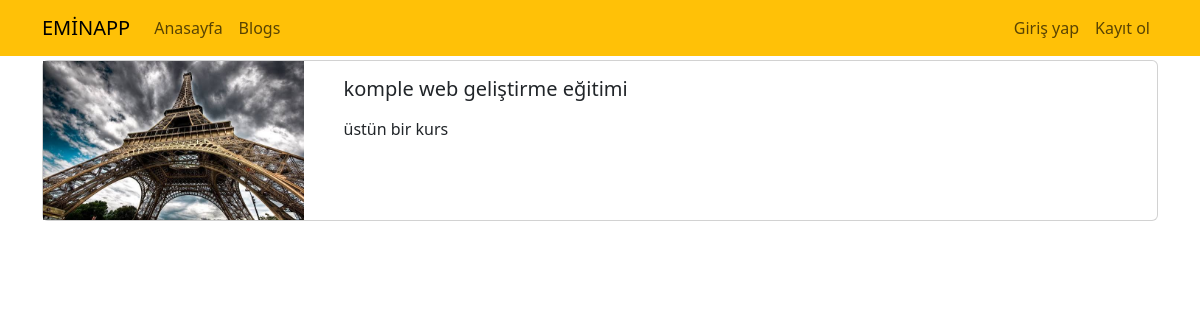
Page /blogs/komple-web-gelistirme-egitimi on the committed database.
### blogapp/blog/models.py (models this page shows, shortened)
class Blog(models.Model):
    title = models.CharField(max_length=200)
    image = models.ImageField(upload_to="blogs")
    description = RichTextField()
    is_active = models.BooleanField(default=False)
    is_home = models.BooleanField(default=False)
    slug = models.SlugField(null=False, blank=True,
                            unique=True, db_index=True, editable=False)
    categories = models.ManyToManyField(Category, blank=True)

### blogapp/blog/views.py (the view)
# urls.py: path('blogs/<slug:slug>', views.blogs_details, name="blogs_details"),
def blogs_details(request, slug):
    blog = Blog.objects.get(slug=slug)
    return render(request, 'blogs-details.html', {
        "blog": blog
    })

### blogapp/blog/templates/blogs-details.html (shortened to what this page needs)
{% extends "base.html" %}
{% block content %}
<div class="container mt-1">
            <div class="col-12">
                <div class="card mb-3">
    <div class="row">
        <div class="col-md-3">
            <img src="{{ blog.image.url }}" alt="" class="img-fluid">
        </div>
            <div class="col-md-9">
                <div class="card-body">
                    <h5 class="card-title">
                        {{ blog.title }}
                    </h5>
                    <p class="card-text">{{ blog.description|safe }}</p>
                </div>
            </div>
    </div>
</div>
            </div>
    </div>
{% endblock %}

### rows in the picture
Blog: image (picture), title "komple web geliştirme eğitimi", description "üstün bir kurs"
